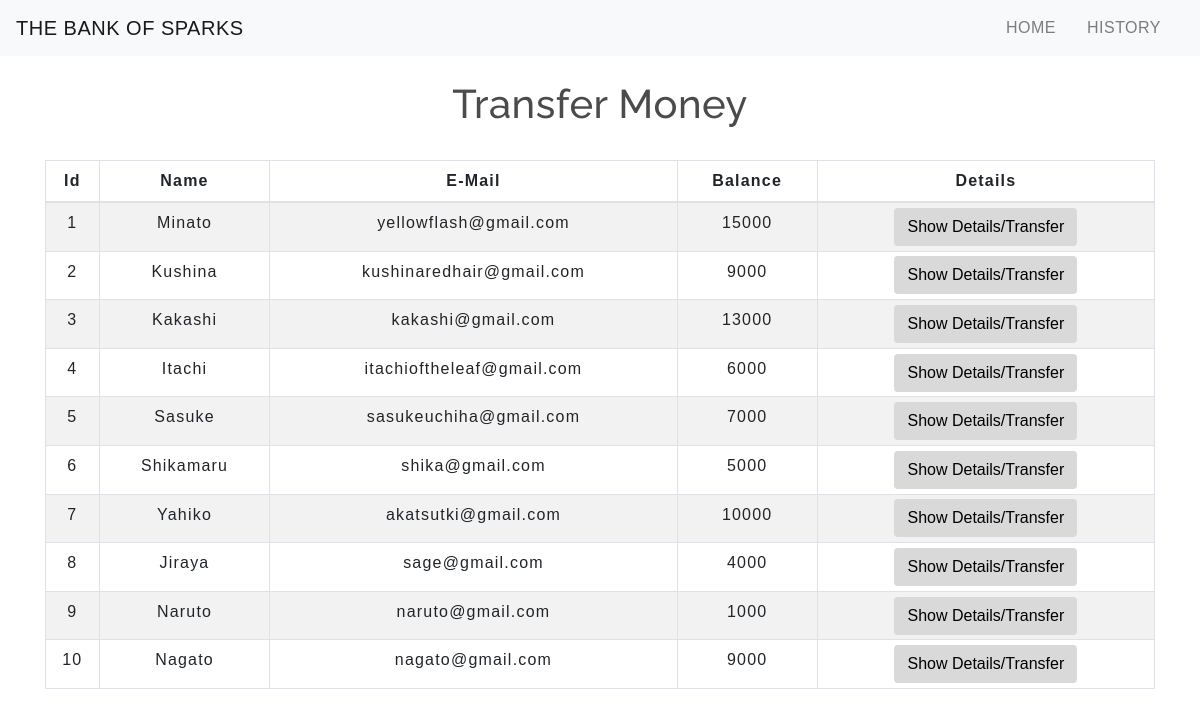
The app's page /transfermoney.php with its own data.
### tables this page shows
CREATE TABLE `users` (
  `id` int(5) NOT NULL,
  `name` text NOT NULL,
  `email` varchar(30) NOT NULL,
  `balance` int(8) NOT NULL
);

### transfermoney.php (the view, shortened to what this page needs)
<!DOCTYPE html>
<html lang="en">
<head>
    <link rel="stylesheet" href="https://maxcdn.bootstrapcdn.com/bootstrap/4.0.0/css/bootstrap.min.css">
    <link rel="stylesheet" type="text/css" href="css/table.css">
    <link rel="stylesheet" type="text/css" href="css/navbar.css">
</head>
<body>
<?php
    include 'config.php';
    $sql = "SELECT * FROM users";
    $result = mysqli_query($conn,$sql);
?>
<?php
  include 'navbar.php';
?>
<div class="container">
        <h2 class="text-center pt-4">Transfer Money</h2>
        <br>
            <div class="row">
                <div class="col">
                    <div class="table-responsive-sm">
                    <table class="table table-hover table-sm table-striped table-condensed table-bordered">
                        <thead>
                            <tr>
                            <th scope="col" class="text-center py-2">Id</th>
                            <th scope="col" class="text-center py-2">Name</th>
                            <th scope="col" class="text-center py-2">E-Mail</th>
                            <th scope="col" class="text-center py-2">Balance</th>
                            <th scope="col" class="text-center py-2">Details</th>
                            </tr>
                        </thead>
                        <tbody>
                <?php
                    while($rows=mysqli_fetch_assoc($result)){
                ?>
                    <tr>
                        <td class="py-2"><?php echo $rows['id'] ?></td>
                        <td class="py-2"><?php echo $rows['name']?></td>
                        <td class="py-2"><?php echo $rows['email']?></td>
                        <td class="py-2"><?php echo $rows['balance']?></td>
                        <td><a href="selecteduserdetail.php?id= <?php echo $rows['id'] ;?>"> <button type="button" class="btn">Show Details/Transfer</button></a></td>
                    </tr>
                <?php
                    }
                ?>
                        </tbody>
                    </table>
                    </div>
                </div>
            </div>
         </div>
</body>
</html>

### navbar.php (shortened to what this page needs)
<nav class="navbar navbar-expand-md navbar-light bg-light">
<a class="navbar-brand" href="index.php">THE BANK OF SPARKS</a>
<div class="collapse navbar-collapse" id="collapsibleNavbar">
      <ul class="navbar-nav ml-auto">
        <li class="nav-item">
          <a class="nav-link" href="index.php">HOME</a>
        </li>
        <li class="nav-item">
          <a class="nav-link" href="transactionhistory.php">HISTORY</a>
        </li>
    </div>
 </nav>

### css/table.css (style rules this page uses)
* { padding: 0; margin: 0; box-sizing: border-box; font-family: sans-serif; }
h2 { font-size: 40px; }
table { letter-spacing: 1.2px; }
td { text-align: center; }
button { border:none; background: #d9d9d9; transition: 1s; }

### css/navbar.css (style rules this page uses)
.nav-link { margin-right: 15px; color:#2F363F; letter-spacing: 0.5px; transition: 0.5s; }
.navbar-brand { color: #4C4B4B; letter-spacing: 0.5px; }
h2 { color: #4C4B4B; letter-spacing: 0.5px; font-family: raleway; }

### transfermoney.php (style rules this page uses)
button { transition: 1.5s; }

### records on screen
users: id "1", name "Minato", email "yellowflash@gmail.com", balance "15000"
users: id "2", name "Kushina", email "kushinaredhair@gmail.com", balance "9000"
users: id "3", name "Kakashi", email "kakashi@gmail.com", balance "13000"
users: id "4", name "Itachi", email "itachioftheleaf@gmail.com", balance "6000"
users: id "5", name "Sasuke", email "sasukeuchiha@gmail.com", balance "7000"
users: id "6", name "Shikamaru", email "shika@gmail.com", balance "5000"
users: id "7", name "Yahiko", email "akatsutki@gmail.com", balance "10000"
users: id "8", name "Jiraya", email "sage@gmail.com", balance "4000"
users: id "9", name "Naruto", email "naruto@gmail.com", balance "1000"
users: id "10", name "Nagato", email "nagato@gmail.com", balance "9000"
